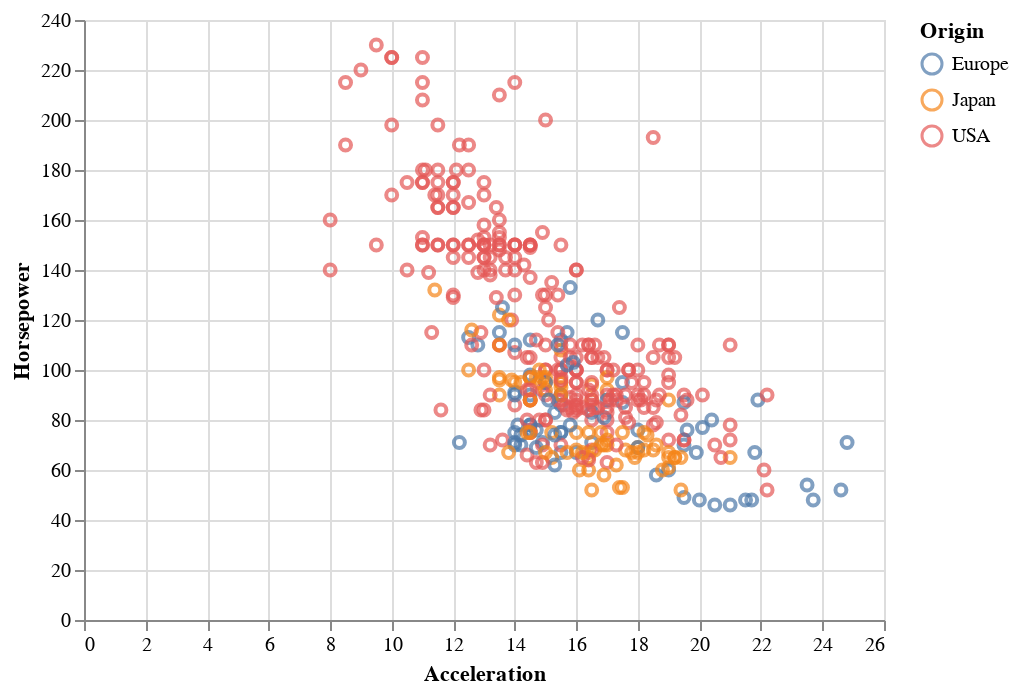

Notebook cell for this chart:
### Code cell
alt.Chart(mycar).mark_point().encode(
    x='Acceleration',
    y='Horsepower',
    color='Origin:N'
).interactive()

### Figure 1 — Vega-Lite specification as saved in the notebook (floating-point values rounded to 4 significant figures; data arrays with more than 128 entries replaced by an {"elided": "..."} marker saying what was removed)
{"config": {"view": {"continuousWidth": 400, "continuousHeight": 300}}, "data": {"name": "data-f02450ab61490a1363517a0190416235"}, "mark": "point", "encoding": {"color": {"field": "Origin", "type": "nominal"}, "x": {"field": "Acceleration", "type": "quantitative"}, "y": {"field": "Horsepower", "type": "quantitative"}}, "selection": {"selector002": {"type": "interval", "bind": "scales", "encodings": ["x", "y"]}}, "$schema": "https://vega.github.io/schema/vega-lite/v4.17.0.json", "datasets": {"data-f02450ab61490a1363517a0190416235": {"elided": "406 records"}}}
